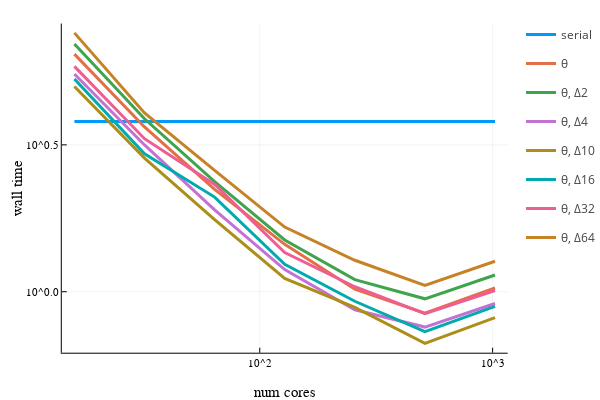

This figure's notebook cell:
### Code cell
ncores = [16, 32, 64, 128, 256, 512, 1024]
ranks = [2, 4, 10, 16, 32, 64]
ml = 4
cf = 4
tol = 1e-5

function readΔ(rank, nc) return parseTiming("ks_Delta$(rank)_nc$(nc)_cf$(cf)_ml$(ml)", tol) end
readθ = nc -> parseTiming("ks_nc$(nc)_cf$(cf)_ml$(ml)", tol)
# function readΔ(rank, nc) return parseTiming("ks_Delta$(rank)_nc$(nc)_cf$(cf)_ml$(ml)") end
# readθ = nc -> parseTiming("ks_nc$(nc)_cf$(cf)_ml$(ml)")

# serial timing
tser = parseTiming("ks_ml1")
pl = plot(ncores, x->tser, linewidth=3, label="serial", xaxis=("num cores", :log), yaxis=("wall time", :log))

# θ timing
# tθ = zeros(length(ncores))
# for i in 1:length(ncores)
#     tθ[i] = parseTiming("ks_nc$(ncores[i])_cf$(cf)_ml$(ml)")
# end
itersθ = parseIters("ks_nc$(ncores[1])_cf4_ml$(ml)")
tθ = readθ.(ncores)
println("θ iters: $(itersθ)")
println("θ speedup: $(tser/minimum(tθ)) @ $(ncores[argmin(tθ)])")
plot!(pl, ncores, tθ, linewidth=3, label="θ")

# Δ timings
for rank in ranks
    tΔ = zeros(length(ncores)) 
    itersΔ = parseIters("ks_Delta$(rank)_nc$(ncores[1])_cf$(cf)_ml$(ml)")
    for i in 1:length(ncores)
        tΔ[i] = readΔ(rank, ncores[i])
    end
    println("Δ$(rank) iters: $(itersΔ)")
    println("Δ$(rank) speedup: $(tser/minimum(tΔ)) @ $(ncores[argmin(tΔ)])")
    plot!(pl, ncores, tΔ, linewidth=3, label="θ, Δ$(rank)")
end
savefig(pl, "scaling_cf$(cf)_ml$(ml).png")
plot!()

# println("fmg iters: $(itersfmg)")
# println("fmg speedup: $(tser/minimum(tfmg)) @ $(ncores[argmin(tfmg)])")

### Figure 1 — Plotly figure (JSON) as saved in the notebook; plotly's stock layout.template omitted (floating-point values rounded to 4 significant figures)
{"data": [{"colorbar": {"title": ""}, "legendgroup": "serial", "line": {"color": "rgba(0, 154, 250, 1.000)", "dash": "solid", "shape": "linear", "width": 3}, "mode": "lines", "name": "serial", "showlegend": true, "type": "scatter", "x": [16, 32, 64, 128, 256, 512, 1024], "xaxis": "x", "y": [3.799, 3.799, 3.799, 3.799, 3.799, 3.799, 3.799], "yaxis": "y", "zmax": null, "zmin": null}, {"colorbar": {"title": ""}, "legendgroup": "θ", "line": {"color": "rgba(227, 111, 71, 1.000)", "dash": "solid", "shape": "linear", "width": 3}, "mode": "lines", "name": "θ", "showlegend": true, "type": "scatter", "x": [16, 32, 64, 128, 256, 512, 1024], "xaxis": "x", "y": [6.44, 3.64, 2.23, 1.45, 1.02, 0.846, 1.03], "yaxis": "y", "zmax": null, "zmin": null}, {"colorbar": {"title": ""}, "legendgroup": "θ, Δ2", "line": {"color": "rgba(62, 164, 78, 1.000)", "dash": "solid", "shape": "linear", "width": 3}, "mode": "lines", "name": "θ, Δ2", "showlegend": true, "type": "scatter", "x": [16, 32, 64, 128, 256, 512, 1024], "xaxis": "x", "y": [6.97, 3.88, 2.37, 1.5, 1.1, 0.946, 1.14], "yaxis": "y", "zmax": null, "zmin": null}, {"colorbar": {"title": ""}, "legendgroup": "θ, Δ4", "line": {"color": "rgba(195, 113, 210, 1.000)", "dash": "solid", "shape": "linear", "width": 3}, "mode": "lines", "name": "θ, Δ4", "showlegend": true, "type": "scatter", "x": [16, 32, 64, 128, 256, 512, 1024], "xaxis": "x", "y": [5.51, 3.16, 1.9, 1.19, 0.868, 0.758, 0.912], "yaxis": "y", "zmax": null, "zmin": null}, {"colorbar": {"title": ""}, "legendgroup": "θ, Δ10", "line": {"color": "rgba(172, 142, 24, 1.000)", "dash": "solid", "shape": "linear", "width": 3}, "mode": "lines", "name": "θ, Δ10", "showlegend": true, "type": "scatter", "x": [16, 32, 64, 128, 256, 512, 1024], "xaxis": "x", "y": [5, 2.85, 1.76, 1.11, 0.884, 0.667, 0.816], "yaxis": "y", "zmax": null, "zmin": null}, {"colorbar": {"title": ""}, "legendgroup": "θ, Δ16", "line": {"color": "rgba(0, 170, 174, 1.000)", "dash": "solid", "shape": "linear", "width": 3}, "mode": "lines", "name": "θ, Δ16", "showlegend": true, "type": "scatter", "x": [16, 32, 64, 128, 256, 512, 1024], "xaxis": "x", "y": [5.3, 2.95, 2.1, 1.24, 0.928, 0.731, 0.892], "yaxis": "y", "zmax": null, "zmin": null}, {"colorbar": {"title": ""}, "legendgroup": "θ, Δ32", "line": {"color": "rgba(237, 94, 147, 1.000)", "dash": "solid", "shape": "linear", "width": 3}, "mode": "lines", "name": "θ, Δ32", "showlegend": true, "type": "scatter", "x": [16, 32, 64, 128, 256, 512, 1024], "xaxis": "x", "y": [5.85, 3.32, 2.32, 1.36, 1.04, 0.842, 1.01], "yaxis": "y", "zmax": null, "zmin": null}, {"colorbar": {"title": ""}, "legendgroup": "θ, Δ64", "line": {"color": "rgba(198, 130, 37, 1.000)", "dash": "solid", "shape": "linear", "width": 3}, "mode": "lines", "name": "θ, Δ64", "showlegend": true, "type": "scatter", "x": [16, 32, 64, 128, 256, 512, 1024], "xaxis": "x", "y": [7.61, 4.06, 2.59, 1.66, 1.28, 1.05, 1.27], "yaxis": "y", "zmax": null, "zmin": null}], "layout": {"annotations": [], "height": 400, "legend_position": {"bgcolor": "rgba(255, 255, 255, 1.000)", "bordercolor": "rgba(0, 0, 0, 1.000)", "borderwidth": 1, "font": {"color": "rgba(0, 0, 0, 1.000)", "family": "sans-serif", "size": 11}, "title": {"font": {"color": "rgba(0, 0, 0, 1.000)", "family": "sans-serif", "size": 15}, "text": ""}, "tracegroupgap": 0, "traceorder": "normal", "x": 1, "xanchor": "auto", "y": 1, "yanchor": "auto"}, "margin": {"b": 20, "l": 0, "r": 0, "t": 20}, "paper_bgcolor": "rgba(255, 255, 255, 1.000)", "plot_bgcolor": "rgba(255, 255, 255, 1.000)", "showlegend": true, "width": 600, "xaxis": {"anchor": "y", "domain": [0.1209, 0.9934], "gridcolor": "rgba(0, 0, 0, 0.100)", "gridwidth": 0.5, "linecolor": "rgba(0, 0, 0, 1.000)", "mirror": false, "range": [1.15, 3.064], "showgrid": true, "showline": true, "showticklabels": true, "tickangle": 0, "tickcolor": "rgb(0, 0, 0)", "tickfont": {"color": "rgba(0, 0, 0, 1.000)", "family": "sans-serif", "size": 11}, "tickmode": "array", "ticks": "inside", "ticktext": ["10^2", "10^3"], "tickvals": [100, 1000], "title": "num cores", "titlefont": {"color": "rgba(0, 0, 0, 1.000)", "family": "sans-serif", "size": 15}, "type": "log", "visible": true, "zeroline": false, "zerolinecolor": "rgba(0, 0, 0, 1.000)"}, "yaxis": {"anchor": "x", "domain": [0.07581, 0.9902], "gridcolor": "rgba(0, 0, 0, 0.100)", "gridwidth": 0.5, "linecolor": "rgba(0, 0, 0, 1.000)", "mirror": false, "range": [-0.2076, 0.9131], "showgrid": true, "showline": true, "showticklabels": true, "tickangle": 0, "tickcolor": "rgb(0, 0, 0)", "tickfont": {"color": "rgba(0, 0, 0, 1.000)", "family": "sans-serif", "size": 11}, "tickmode": "array", "ticks": "inside", "ticktext": ["10^0.0", "10^0.5"], "tickvals": [1, 3.162], "title": "wall time", "titlefont": {"color": "rgba(0, 0, 0, 1.000)", "family": "sans-serif", "size": 15}, "type": "log", "visible": true, "zeroline": false, "zerolinecolor": "rgba(0, 0, 0, 1.000)"}}}
